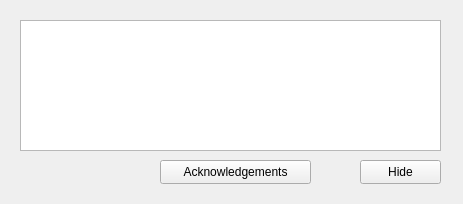
<?xml version="1.0" encoding="UTF-8"?>
<ui version="4.0">
 <class>AboutDialog</class>
 <widget class="QDialog" name="AboutDialog">
  <property name="geometry">
   <rect>
    <x>0</x>
    <y>0</y>
    <width>463</width>
    <height>204</height>
   </rect>
  </property>
  <property name="sizePolicy">
   <sizepolicy hsizetype="Fixed" vsizetype="Fixed">
    <horstretch>0</horstretch>
    <verstretch>0</verstretch>
   </sizepolicy>
  </property>
  <property name="windowTitle">
   <string>Info</string>
  </property>
  <property name="modal">
   <bool>true</bool>
  </property>
  <widget class="QLabel" name="titleLabel">
   <property name="geometry">
    <rect>
     <x>170</x>
     <y>20</y>
     <width>281</width>
     <height>50</height>
    </rect>
   </property>
   <property name="sizePolicy">
    <sizepolicy hsizetype="Expanding" vsizetype="Preferred">
     <horstretch>0</horstretch>
     <verstretch>0</verstretch>
    </sizepolicy>
   </property>
   <property name="font">
    <font>
     <pointsize>42</pointsize>
    </font>
   </property>
   <property name="text">
    <string notr="true">Title</string>
   </property>
   <property name="alignment">
    <set>Qt::AlignLeading|Qt::AlignLeft|Qt::AlignVCenter</set>
   </property>
  </widget>
  <widget class="QLabel" name="footerLabel">
   <property name="geometry">
    <rect>
     <x>75</x>
     <y>140</y>
     <width>16</width>
     <height>16</height>
    </rect>
   </property>
   <property name="sizePolicy">
    <sizepolicy hsizetype="Expanding" vsizetype="Preferred">
     <horstretch>0</horstretch>
     <verstretch>0</verstretch>
    </sizepolicy>
   </property>
   <property name="text">
    <string notr="true"/>
   </property>
  </widget>
  <widget class="QLabel" name="logoLabel">
   <property name="geometry">
    <rect>
     <x>20</x>
     <y>20</y>
     <width>128</width>
     <height>128</height>
    </rect>
   </property>
   <property name="text">
    <string>TextLabel</string>
   </property>
   <property name="alignment">
    <set>Qt::AlignCenter</set>
   </property>
  </widget>
  <widget class="QLabel" name="versionLabel">
   <property name="geometry">
    <rect>
     <x>170</x>
     <y>80</y>
     <width>281</width>
     <height>24</height>
    </rect>
   </property>
   <property name="sizePolicy">
    <sizepolicy hsizetype="MinimumExpanding" vsizetype="Preferred">
     <horstretch>0</horstretch>
     <verstretch>0</verstretch>
    </sizepolicy>
   </property>
   <property name="font">
    <font>
     <pointsize>14</pointsize>
    </font>
   </property>
   <property name="text">
    <string>Version</string>
   </property>
  </widget>
  <widget class="QPushButton" name="acknowledgementsButton">
   <property name="geometry">
    <rect>
     <x>160</x>
     <y>160</y>
     <width>151</width>
     <height>24</height>
    </rect>
   </property>
   <property name="focusPolicy">
    <enum>Qt::ClickFocus</enum>
   </property>
   <property name="text">
    <string>Acknowledgements</string>
   </property>
   <property name="autoDefault">
    <bool>false</bool>
   </property>
  </widget>
  <widget class="QLabel" name="copyrightLabel">
   <property name="geometry">
    <rect>
     <x>170</x>
     <y>110</y>
     <width>281</width>
     <height>41</height>
    </rect>
   </property>
   <property name="sizePolicy">
    <sizepolicy hsizetype="MinimumExpanding" vsizetype="Preferred">
     <horstretch>0</horstretch>
     <verstretch>0</verstretch>
    </sizepolicy>
   </property>
   <property name="font">
    <font>
     <pointsize>10</pointsize>
    </font>
   </property>
   <property name="text">
    <string>Copyright info
Line1</string>
   </property>
   <property name="alignment">
    <set>Qt::AlignLeading|Qt::AlignLeft|Qt::AlignTop</set>
   </property>
  </widget>
  <widget class="QPushButton" name="hideButton">
   <property name="geometry">
    <rect>
     <x>360</x>
     <y>160</y>
     <width>81</width>
     <height>24</height>
    </rect>
   </property>
   <property name="focusPolicy">
    <enum>Qt::ClickFocus</enum>
   </property>
   <property name="text">
    <string>Hide</string>
   </property>
   <property name="autoDefault">
    <bool>false</bool>
   </property>
  </widget>
  <widget class="QTextBrowser" name="licenseEdit">
   <property name="geometry">
    <rect>
     <x>20</x>
     <y>20</y>
     <width>421</width>
     <height>131</height>
    </rect>
   </property>
   <property name="readOnly">
    <bool>true</bool>
   </property>
   <property name="openExternalLinks">
    <bool>true</bool>
   </property>
  </widget>
 </widget>
 <resources/>
 <connections>
  <connection>
   <sender>acknowledgementsButton</sender>
   <signal>clicked()</signal>
   <receiver>hideButton</receiver>
   <slot>show()</slot>
   <hints>
    <hint type="sourcelabel">
     <x>245</x>
     <y>171</y>
    </hint>
    <hint type="destinationlabel">
     <x>400</x>
     <y>171</y>
    </hint>
   </hints>
  </connection>
  <connection>
   <sender>acknowledgementsButton</sender>
   <signal>clicked()</signal>
   <receiver>acknowledgementsButton</receiver>
   <slot>hide()</slot>
   <hints>
    <hint type="sourcelabel">
     <x>245</x>
     <y>171</y>
    </hint>
    <hint type="destinationlabel">
     <x>245</x>
     <y>171</y>
    </hint>
   </hints>
  </connection>
  <connection>
   <sender>hideButton</sender>
   <signal>clicked()</signal>
   <receiver>acknowledgementsButton</receiver>
   <slot>show()</slot>
   <hints>
    <hint type="sourcelabel">
     <x>400</x>
     <y>171</y>
    </hint>
    <hint type="destinationlabel">
     <x>245</x>
     <y>171</y>
    </hint>
   </hints>
  </connection>
  <connection>
   <sender>hideButton</sender>
   <signal>clicked()</signal>
   <receiver>hideButton</receiver>
   <slot>hide()</slot>
   <hints>
    <hint type="sourcelabel">
     <x>400</x>
     <y>171</y>
    </hint>
    <hint type="destinationlabel">
     <x>400</x>
     <y>171</y>
    </hint>
   </hints>
  </connection>
  <connection>
   <sender>acknowledgementsButton</sender>
   <signal>clicked()</signal>
   <receiver>logoLabel</receiver>
   <slot>hide()</slot>
   <hints>
    <hint type="sourcelabel">
     <x>245</x>
     <y>171</y>
    </hint>
    <hint type="destinationlabel">
     <x>83</x>
     <y>83</y>
    </hint>
   </hints>
  </connection>
  <connection>
   <sender>hideButton</sender>
   <signal>clicked()</signal>
   <receiver>logoLabel</receiver>
   <slot>show()</slot>
   <hints>
    <hint type="sourcelabel">
     <x>400</x>
     <y>171</y>
    </hint>
    <hint type="destinationlabel">
     <x>83</x>
     <y>83</y>
    </hint>
   </hints>
  </connection>
  <connection>
   <sender>hideButton</sender>
   <signal>clicked()</signal>
   <receiver>licenseEdit</receiver>
   <slot>hide()</slot>
   <hints>
    <hint type="sourcelabel">
     <x>400</x>
     <y>171</y>
    </hint>
    <hint type="destinationlabel">
     <x>230</x>
     <y>85</y>
    </hint>
   </hints>
  </connection>
  <connection>
   <sender>acknowledgementsButton</sender>
   <signal>clicked()</signal>
   <receiver>licenseEdit</receiver>
   <slot>show()</slot>
   <hints>
    <hint type="sourcelabel">
     <x>245</x>
     <y>171</y>
    </hint>
    <hint type="destinationlabel">
     <x>230</x>
     <y>85</y>
    </hint>
   </hints>
  </connection>
 </connections>
</ui>
